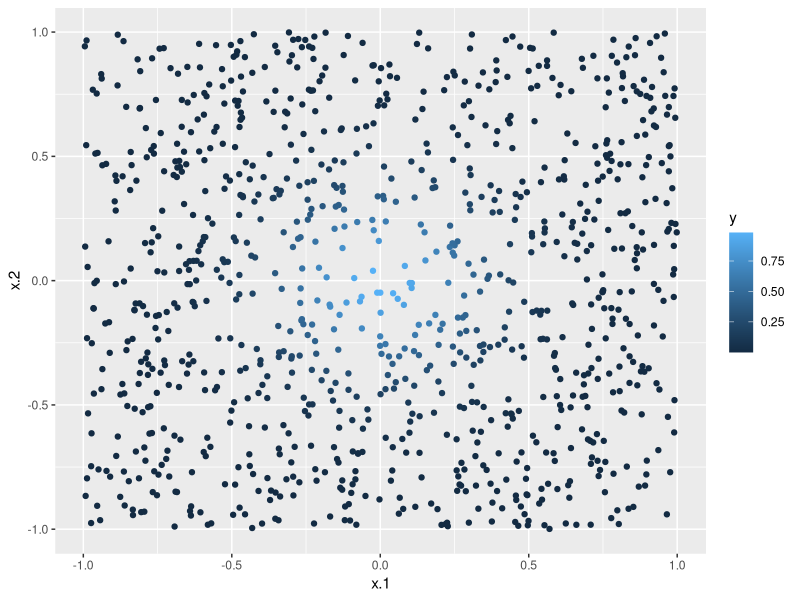
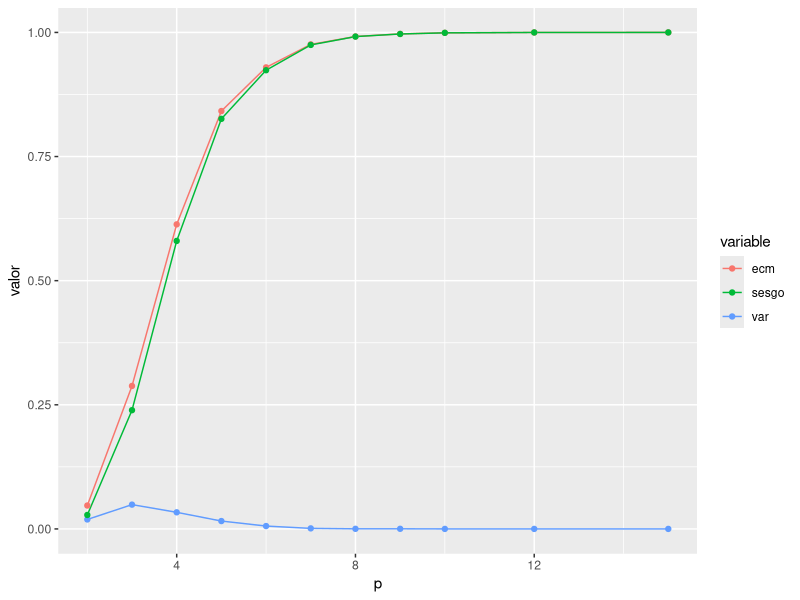
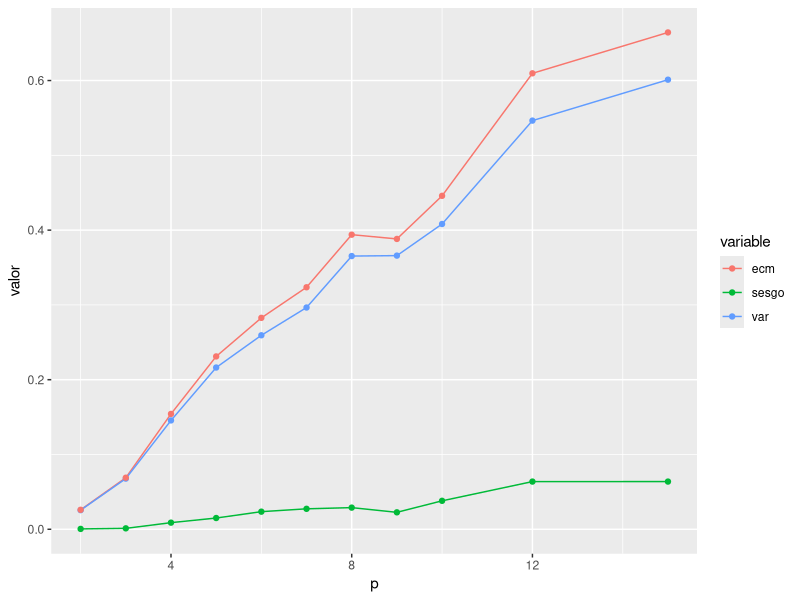
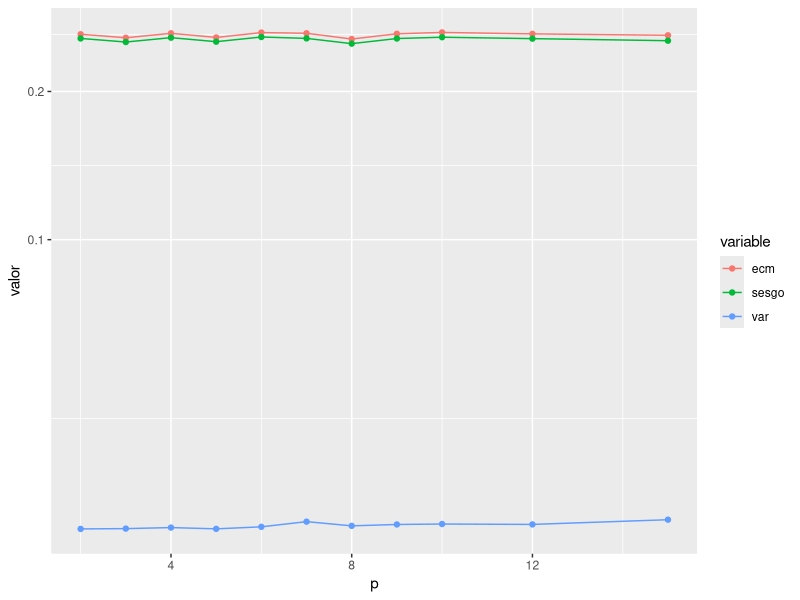

Generate these figures, in order, with R:
## ---- chunk 1
library(ggplot2)
fun.1 <- function(x){
  exp(-8*sum(x^2))
}
x.1 <- runif(1000, -1, 1)
x.2 <- runif(1000, -1, 1)
dat <- data.frame(x.1, x.2)
dat$y <- apply(dat, 1, fun.1)
ggplot(dat, aes(x=x.1,y=x.2, colour=y)) + geom_point()

## ---- chunk 2

dist.origen <- apply(dat[,1:2], 1, function(x){sqrt(sum(x^2))})
mas.cercano.indice <- which.min(dist.origen)
mas.cercano <- dat[mas.cercano.indice, ]
mas.cercano
## ---- chunk 3
sims.1 <- lapply(1:8, function(i){runif(1000, -1, 1)})
dat <- data.frame(Reduce(cbind, sims.1))
dat$y <- apply(dat, 1, fun.1)

dist.origen <- apply(dat[,1:8], 1, function(x){sqrt(sum(x^2))})
mas.cercano.indice <- which.min(dist.origen)
mas.cercano <- dat[mas.cercano.indice, ]
mas.cercano
## ---- chunk 4
mas.cercano$y
## ---- chunk 5
sqrt(sum(mas.cercano[1:8]^2))
## ---- chunk 6
sims.1 <- lapply(1:8, function(i){runif(100000, -1, 1)})
dat <- data.frame(Reduce(cbind, sims.1))
dat$y <- apply(dat, 1, fun.1)

dist.origen <- apply(dat[,1:8], 1, function(x){sqrt(sum(x^2))})
mas.cercano.indice <- which.min(dist.origen)
mas.cercano <- dat[mas.cercano.indice, ]
mas.cercano
## ---- chunk 7
sims.1 <- lapply(1:15, function(i){runif(1e5, -1, 1)})
dat <- data.frame(Reduce(cbind, sims.1))
dat$y <- apply(dat, 1, fun.1)

dist.origen <- apply(dat[,1:15], 1, function(x){sqrt(sum(x^2))})
mas.cercano.indice <- which.min(dist.origen)
mas.cercano <- dat[mas.cercano.indice, ]
mas.cercano
## ---- chunk 8
fun.2 <- function(x){
  0.5*(1+x[1])^3
}
set.seed(280572)
sims.1 <- lapply(1:10, function(i){runif(500, -1, 1)})
dat <- data.frame(Reduce(cbind, sims.1))
dat$y <- apply(dat, 1, fun.2)

dist.origen <- apply(dat[,1:10], 1, function(x){sqrt(sum(x^2))})
mas.cercano.indice <- which.min(dist.origen)
mas.cercano <- dat[mas.cercano.indice, ]
mas.cercano
mas.cercano$y
## ---- chunk 9

sims.1 <- lapply(1:10, function(i){runif(500, -1, 1)})
dat <- data.frame(Reduce(cbind, sims.1))
dat$y <- apply(dat, 1, fun.2)

dist.origen <- apply(dat[,1:10], 1, function(x){sqrt(sum(x^2))})
mas.cercano.indice <- which.min(dist.origen)
mas.cercano <- dat[mas.cercano.indice, ]
mas.cercano
mas.cercano$y
## ---- chunk 10
dat.1 <- cbind(dat[,1:10], dat[,1:10]^2, dat[,1:10]^3)
names(dat.1) <- c(paste0('X_', 1:10), paste0('X2_',1:10), paste0('X3_', 1:10))
dat.1$y <- dat$y
mod.1 <- lm(y ~ . , data=dat.1)
coef(mod.1)[1]
## ---- chunk 11
library(plyr)
library(dplyr)
library(tidyr)
preds.1 <- rdply(400, function(i){
  salida.1 <- ldply(c(2:10,12,15), function(p){
  sims.1 <- lapply(1:p, function(i){runif(50, -1, 1)})
  dat <- data.frame(Reduce(cbind, sims.1))
  dat$y <- apply(dat, 1, fun.1)

  dist.origen <- apply(dat[,1:p], 1, function(x){sqrt(sum(x^2))})
  mas.cercano.indice <- which.min(dist.origen)
  mas.cercano <- dat[mas.cercano.indice, ]
  data.frame(p=p, y=mas.cercano$y)
  })
  salida.1
})

preds.res <- preds.1 %>% 
  group_by(p) %>%
  dplyr::summarise(esperado = mean(y), var = var(y), ecm = mean((y-1)^2)) %>%
  mutate(sesgo = (esperado-1)^2)

preds.res.1 <- preds.res %>%
  gather(variable,valor, esperado:sesgo) %>%
  filter(variable!='esperado')

ggplot(preds.res.1, aes(x=p, y=valor, colour=variable, group=variable)) +
  geom_line() + geom_point()
## ---- chunk 12
set.seed(28)
preds.1 <- rdply(1000, function(i){
  salida.1 <- ldply(c(2:10,12,15), function(p){
  sims.1 <- lapply(1:p, function(i){runif(60, -1, 1)})
  dat <- data.frame(Reduce(cbind, sims.1))
  dat$y <- apply(dat, 1, fun.2)

  dist.origen <- apply(dat[,1:p], 1, function(x){sqrt(sum(x^2))})
  mas.cercano.indice <- which.min(dist.origen)
  mas.cercano <- dat[mas.cercano.indice, ]
  data.frame(p=p, y=mas.cercano$y)
  })
  salida.1
})

preds.res <- preds.1 %>% 
  group_by(p) %>%
  dplyr::summarise(esperado = mean(y), var = var(y), ecm = mean((y-0.5)^2)) %>%
  mutate(sesgo = (esperado-0.5)^2)

preds.res.1 <- preds.res %>%
  gather(variable,valor, esperado:sesgo) %>%
  filter(variable!='esperado')

ggplot(preds.res.1, aes(x=p, y=valor, colour=variable, group=variable)) +
  geom_line() + geom_point()
## ---- chunk 13
set.seed(2805)
preds.1 <- rdply(1000, function(i){
  salida.1 <- ldply(c(2:10,12,15), function(p){
  sims.1 <- lapply(1:p, function(i){runif(60, -1, 1)})
  dat <- data.frame(Reduce(cbind, sims.1))
  dat$y <- apply(dat, 1, fun.2)
  mod.1 <- lm(y~., data = dat)
  data.frame(p=p, y=coef(mod.1)[1])
  })
  salida.1
})

preds.res <- preds.1 %>% 
  group_by(p) %>%
  dplyr::summarise(esperado = mean(y), var = var(y), ecm = mean((y-0.5)^2)) %>%
  mutate(sesgo = (esperado-0.5)^2)

preds.res.1 <- preds.res %>%
  gather(variable,valor, esperado:sesgo) %>%
  filter(variable!='esperado')

ggplot(preds.res.1, aes(x=p, y=valor, colour=variable, group=variable)) +
  geom_line() + geom_point() + scale_y_sqrt()
